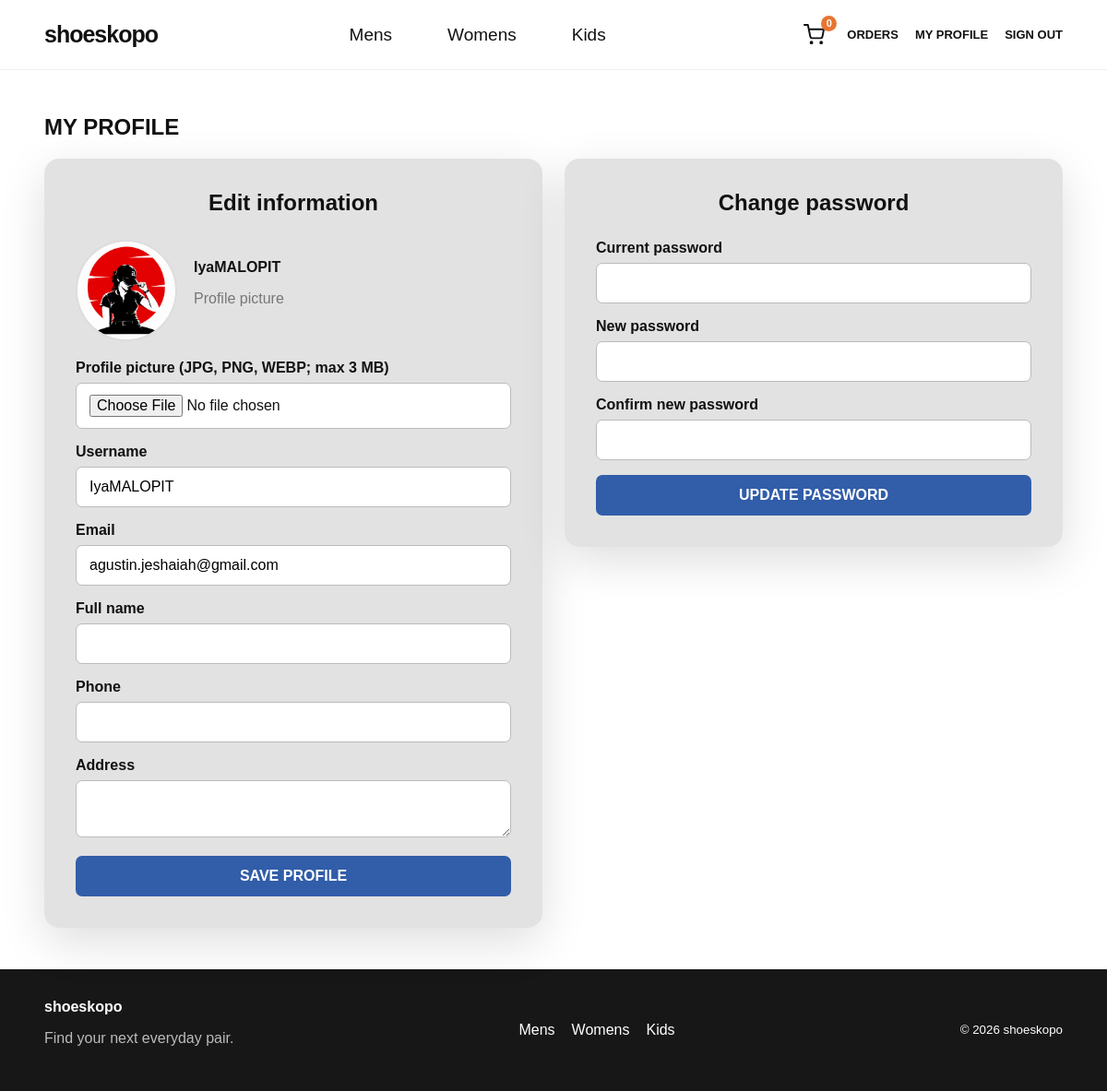
The app's page /profile.php (signed in), older data.
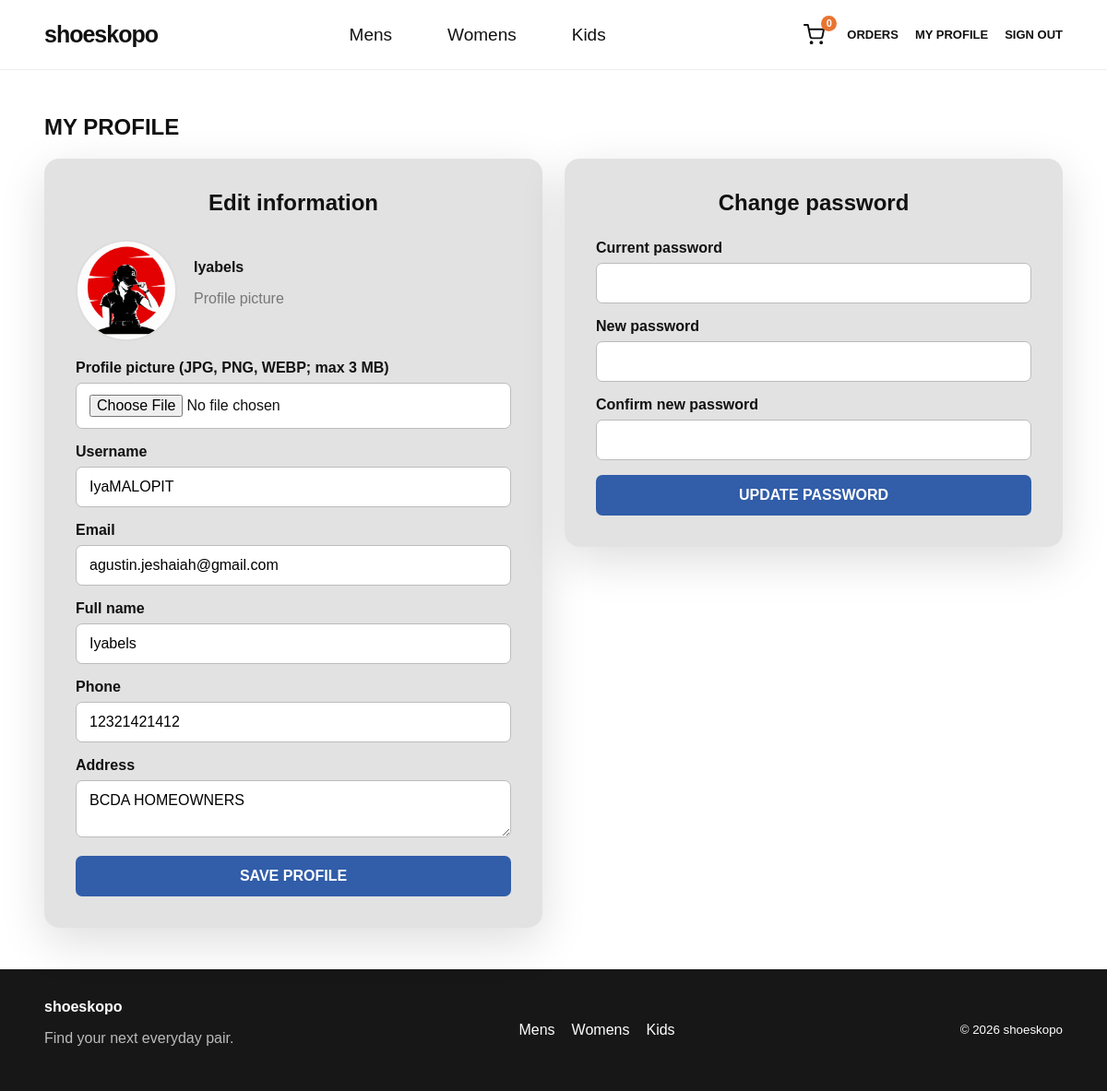
The same page, newer data.
### tables this page shows
CREATE TABLE `users` (
  `id` int(11) NOT NULL,
  `username` varchar(80) NOT NULL,
  `email` varchar(190) NOT NULL,
  `password_hash` varchar(255) NOT NULL,
  `role` enum('admin','employee','customer') NOT NULL DEFAULT 'customer',
  `created_at` timestamp NOT NULL DEFAULT current_timestamp(),
  `full_name` varchar(160) DEFAULT NULL,
  `phone` varchar(40) DEFAULT NULL,
  `address` text DEFAULT NULL,
  `avatar_path` varchar(255) DEFAULT NULL,
  `is_active` tinyint(1) NOT NULL DEFAULT 1
);

### includes/functions.php (called while the page is built, shortened)
<?php
function e(?string $value): string {
    return htmlspecialchars($value ?? '', ENT_QUOTES, 'UTF-8');
}

### profile.php (the view, shortened to what this page needs)
<?php
require_once __DIR__ . '/config/db.php';
require_once __DIR__ . '/includes/functions.php';
$user=current_user(); $error=''; $success='';
$st=$pdo->prepare('SELECT id,username,email,full_name,phone,address,password_hash,role,avatar_path
FROM users
WHERE id=?');
$st->execute([$user['id']]); $record=$st->fetch();
$pageTitle='My Profile';include __DIR__.'/includes/header.php';
?>
<section class="section"><h1>MY PROFILE</h1><?php if($error):?><div class="form-error"><?=e($error)?></div><?php endif;?><?php if($success):?><div class="form-success"><?=e($success)?></div><?php endif;?>
<div class="profile-grid"><section class="form-wrap"><h2>Edit information</h2>
<div style="display:flex;align-items:center;gap:18px;margin-bottom:20px"><img src="<?= e(!empty($record['avatar_path']) ? $record['avatar_path'] : 'https://placehold.co/160x160?text=Profile') ?>" alt="Profile picture" style="width:110px;height:110px;border-radius:50%;object-fit:cover;border:2px solid #ddd"><div><strong><?=e($record['full_name']?:$record['username'])?></strong><p class="muted">Profile picture</p></div></div>
<form method="post" enctype="multipart/form-data"><input type="hidden" name="action" value="profile"><div class="field"><label>Profile picture (JPG, PNG, WEBP; max 3 MB)</label><input type="file" name="profile_picture" accept="image/jpeg,image/png,image/webp"></div><div class="field"><label>Username</label><input name="username" required value="<?=e($record['username'])?>"></div><div class="field"><label>Email</label><input type="email" name="email" required value="<?=e($record['email'])?>"></div><div class="field"><label>Full name</label><input name="full_name" value="<?=e($record['full_name']??'')?>"></div><div class="field"><label>Phone</label><input name="phone" value="<?=e($record['phone']??'')?>"></div><div class="field"><label>Address</label><textarea name="address"><?=e($record['address']??'')?></textarea></div><button class="btn btn-blue">SAVE PROFILE</button></form></section>
<section class="form-wrap"><h2>Change password</h2><form method="post"><input type="hidden" name="action" value="password"><div class="field"><label>Current password</label><input type="password" name="current_password" required></div><div class="field"><label>New password</label><input type="password" name="new_password" minlength="8" required></div><div class="field"><label>Confirm new password</label><input type="password" name="confirm_password" minlength="8" required></div><button class="btn btn-blue">UPDATE PASSWORD</button></form></section></div></section>
<?php include __DIR__.'/includes/footer.php'; ?>

Row changes from the older to the newer data that the page shows:
changed users "IyaMALOPIT": full_name "IyaMALOPIT" → "Iyabels"; full_name (not shown) → "Iyabels"; phone (not shown) → "12321421412"; address (not shown) → "BCDA HOMEOWNERS"
